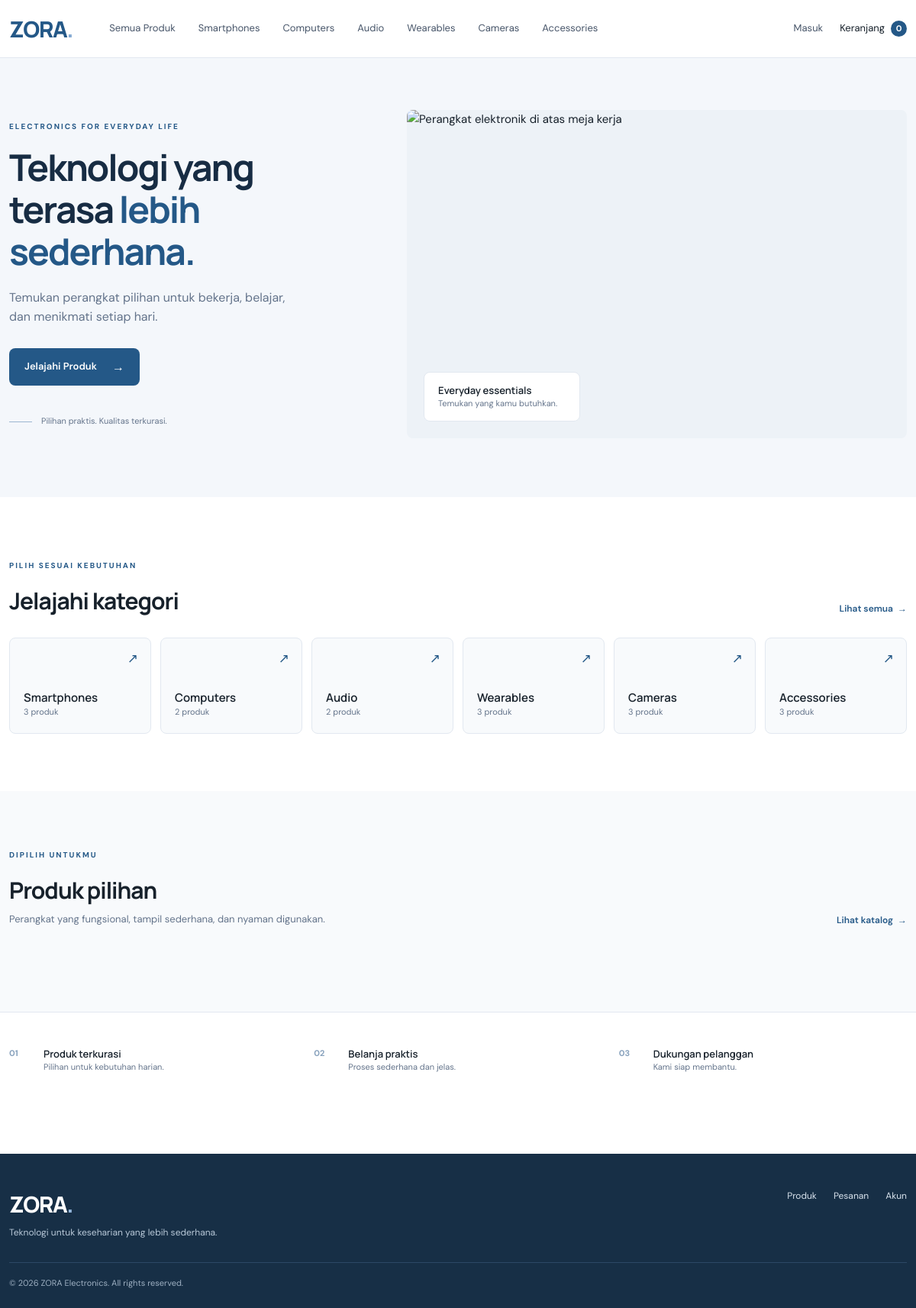
The page / on the database its author committed.
### tables this page shows
CREATE TABLE IF NOT EXISTS categories (
    id BIGINT UNSIGNED NOT NULL AUTO_INCREMENT,
    name VARCHAR(100) NOT NULL,
    slug VARCHAR(120) NOT NULL,
    description TEXT DEFAULT NULL,
    image_url VARCHAR(500) DEFAULT NULL,
    is_active TINYINT(1) NOT NULL DEFAULT 1,
    sort_order INT NOT NULL DEFAULT 0,
    created_at TIMESTAMP NOT NULL DEFAULT CURRENT_TIMESTAMP,
    updated_at TIMESTAMP NOT NULL DEFAULT CURRENT_TIMESTAMP
        ON UPDATE CURRENT_TIMESTAMP,
    PRIMARY KEY (id),
    UNIQUE KEY uq_categories_slug (slug),
    KEY idx_categories_active_sort (is_active, sort_order)
);

### app/helpers/functions.php (called while the page is built, shortened)
<?php
function public_base_path()
{
    $lokasiIndex = '/index.php';
    if (isset($_SERVER['SCRIPT_NAME'])) {
        $lokasiIndex = $_SERVER['SCRIPT_NAME'];
    }
    $lokasiIndex = str_replace('\\', '/', $lokasiIndex);
    $folder = dirname($lokasiIndex);
    $folder = str_replace('\\', '/', $folder);
    if ($folder === '.' || $folder === '/' || $folder === '') {
        return '';
    }
    return rtrim($folder, '/');
}
function base_url($tujuan = '')
{
    $pisah = explode('?', $tujuan, 2);
    $halaman = trim($pisah[0], '/');
    if ($halaman === '') {
        $halaman = 'home';
    }
    $bagian = explode('/', $halaman);
    $bagianAman = [];
    foreach ($bagian as $satu) {
        $bagianAman[] = rawurlencode($satu);
    }
    $link = public_base_path() . '/index.php?url=' . implode('/', $bagianAman);
    if (isset($pisah[1]) && $pisah[1] !== '') {
        $link = $link . '&' . ltrim($pisah[1], '&');
    }
    return $link;
}
function asset($namaFile)
{
    $namaFile = str_replace('\\', '/', $namaFile);
    $namaFile = ltrim($namaFile, '/');
    return public_base_path() . '/assets/' . $namaFile;
}
function e($nilai)
{
    return htmlspecialchars((string) $nilai, ENT_QUOTES, 'UTF-8');
}
function render($namaHalaman, $data = [])
{
    $fileView = __DIR__ . '/../views/' . $namaHalaman . '.php';
    require __DIR__ . '/../views/layouts/header.php';
    require $fileView;
    require __DIR__ . '/../views/layouts/footer.php';
}

### app/controllers/HomeController.php (called while the page is built)
<?php
class HomeController
{
    public function index()
    {
        $produkUnggulan = Product::featured(4);
        $kategori = Category::all();
        render('home/index', [
            'pageTitle'  => 'ZORA — Electronics for Everyday Life',
            'featured'   => $produkUnggulan,
            'categories' => $kategori,
        ]);
    }
}

### app/helpers/auth.php (called while the page is built, shortened)
<?php
function is_logged_in()
{
    if (!isset($_SESSION['user']['id'])) {
        return false;
    }
    return !empty($_SESSION['user']['id']);
}

### app/models/Cart.php (called while the page is built, shortened)
<?php
class Cart
{
    private static function cartId()
    {
        $pdo = db();
        $userId = null;
        $sessionId = session_id();
        if ($userId !== null) {
            $sql = "SELECT id FROM carts
                    WHERE user_id = :user_id
                      AND status = 'active'
                    ORDER BY id DESC
                    LIMIT 1";
            $query = $pdo->prepare($sql);
            $query->execute(['user_id' => $userId]);
        } else {
            $sql = "SELECT id FROM carts
                    WHERE session_id = :session_id
                      AND status = 'active'
                    ORDER BY id DESC
                    LIMIT 1";
            $query = $pdo->prepare($sql);
            $query->execute(['session_id' => $sessionId]);
        }
        $cartId = $query->fetchColumn();
        $sql = "INSERT INTO carts (user_id, session_id, status)
                VALUES (:user_id, :session_id, 'active')";
        $query = $pdo->prepare($sql);
        $query->execute([
            'user_id'    => $userId,
            'session_id' => $sessionId,
        ]);
        return (int) $pdo->lastInsertId();
    }
    public static function items()
    {
        $pdo = db();
        $cartId = self::cartId();
        $sql = "SELECT
                    ci.id        AS item_id,
                    ci.quantity,
                    ci.unit_price,
                    p.id         AS product_id,
                    p.name,
                    p.slug,
                    p.sku,
                    p.image_url,
                    p.stock,
                    p.status,
                    p.price
                FROM cart_items ci
                JOIN products p ON p.id = ci.product_id
                WHERE ci.cart_id = :cart_id
                ORDER BY ci.created_at DESC";
        $query = $pdo->prepare($sql);
        $query->execute(['cart_id' => $cartId]);
        return $query->fetchAll();
    }
    public static function count()
    {
        $daftarBarang = self::items();
        $total = 0;
        return $total;
    }
}

### app/models/Category.php (called while the page is built, shortened)
<?php
class Category
{
    public static function all($hanyaAktif = true)
    {
        $pdo = db();
        $sql = "SELECT
                    c.id,
                    c.name,
                    c.slug,
                    c.description,
                    c.is_active,
                    c.sort_order,
                    (
                        SELECT COUNT(*)
                        FROM products p
                        WHERE p.category_id = c.id
                          AND p.status = 'active'
                    ) AS product_count
                FROM categories c";
        if ($hanyaAktif === true) {
            $sql = $sql . " WHERE c.is_active = 1";
        }
        $sql = $sql . " ORDER BY c.sort_order ASC, c.name ASC";
        $data = $pdo->query($sql);
        return $data->fetchAll();
    }
}

### app/views/home/index.php (the view, shortened to what this page needs)
<section class="hero-section">
    <div class="container hero-grid">
        <div class="hero-copy">
            <span class="eyebrow">ELECTRONICS FOR EVERYDAY LIFE</span>
            <h1>Teknologi yang terasa <em>lebih sederhana.</em></h1>
            <p>Temukan perangkat pilihan untuk bekerja, belajar, dan menikmati setiap hari.</p>
            <a class="btn-zora" href="<?= base_url('products') ?>">Jelajahi Produk <span>→</span></a>
            <div class="hero-note">
                <span class="note-line"></span> Pilihan praktis. Kualitas terkurasi.
            </div>
        </div>
        <div class="hero-visual">
            <img src="https://images.unsplash.com/photo-1498049794561-7780e7231661?auto=format&fit=crop&w=1400&q=90"
                 alt="Perangkat elektronik di atas meja kerja"
                 fetchpriority="high"
                 width="700" height="430">
            <div class="hero-chip">
                <strong>Everyday essentials</strong>
                <span>Temukan yang kamu butuhkan.</span>
            </div>
        </div>
    </div>
</section>
<section class="category-section container">
    <div class="section-heading">
        <div>
            <span class="eyebrow">PILIH SESUAI KEBUTUHAN</span>
            <h2>Jelajahi kategori</h2>
        </div>
        <a class="text-link" href="<?= base_url('products') ?>">Lihat semua <span>→</span></a>
    </div>
    <div class="category-grid">
        <?php foreach ($categories as $category): ?>
            <a class="category-card" href="<?= base_url('products?category=' . urlencode($category['slug'])) ?>">
                <span><?= e($category['name']) ?></span>
                <small><?= (int) $category['product_count'] ?> produk</small>
                <b>↗</b>
            </a>
        <?php endforeach; ?>
    </div>
</section>
<section class="featured-section">
    <div class="container">
        <div class="section-heading">
            <div>
                <span class="eyebrow">DIPILIH UNTUKMU</span>
                <h2>Produk pilihan</h2>
                <p>Perangkat yang fungsional, tampil sederhana, dan nyaman digunakan.</p>
            </div>
            <a class="text-link" href="<?= base_url('products') ?>">Lihat katalog <span>→</span></a>
        </div>
    </div>
</section>
<section class="service-strip container">
    <div>
        <span>01</span>
        <strong>Produk terkurasi</strong>
        <small>Pilihan untuk kebutuhan harian.</small>
    </div>
    <div>
        <span>02</span>
        <strong>Belanja praktis</strong>
        <small>Proses sederhana dan jelas.</small>
    </div>
    <div>
        <span>03</span>
        <strong>Dukungan pelanggan</strong>
        <small>Kami siap membantu.</small>
    </div>
</section>

### public/index.php (shortened to what this page needs)
<?php
require_once __DIR__ . '/../app/helpers/functions.php';
require_once __DIR__ . '/../app/helpers/auth.php';
$bagian1 = '';
if ($bagian1 === '') {
    $bagian1 = 'home';
}
try {
    if ($bagian1 === 'home') {
        $controller = new HomeController();
        $controller->index();
    }
    elseif ($bagian1 === 'login') {
        $controller = new AuthController();
        $controller->login();
    }
    elseif ($bagian1 === 'register') {
        $controller = new AuthController();
        $controller->register();
    }
    elseif ($bagian1 === 'logout') {
        $controller = new AuthController();
        $controller->logout();
    }
    elseif ($bagian1 === 'account') {
        require_login();
        render('account/index', ['pageTitle' => 'Akun Saya']);
    }
    else {
        http_response_code(404);
        render('home/not-found', ['pageTitle' => 'Halaman Tidak Ditemukan']);
    }
} catch (Throwable $e) {
    error_log('[ZORA application] ' . $e->getMessage());
    http_response_code(500);
    echo '<!doctype html>
    <html lang="id">
    <head><meta charset="utf-8"><title>Terjadi Kesalahan</title></head>
    <body style="font-family:Arial,sans-serif;padding:40px">
        <h1>Terjadi kesalahan</h1>
        <p>Permintaan belum dapat diproses. Silakan coba kembali.</p>
        <a href="' . e(base_url('home')) . '">Kembali ke beranda</a>
    </body>
    </html>';
}

### app/views/layouts/header.php (shortened to what this page needs)
<?php
$cartCount = 0;
if (class_exists('Cart')) {
    $cartCount = Cart::count();
}
$lokasiStyle = __DIR__ . '/../../../public/assets/css/style.css';
$lokasiResponsive = __DIR__ . '/../../../public/assets/css/responsive.css';
$versiStyle = is_file($lokasiStyle) ? filemtime($lokasiStyle) : time();
$versiResponsive = is_file($lokasiResponsive) ? filemtime($lokasiResponsive) : time();
?>
<!doctype html>
<html lang="id">
<head>
    <link href="https://cdn.jsdelivr.net/npm/bootstrap@5.3.3/dist/css/bootstrap.min.css" rel="stylesheet">
    <link href="https://cdn.jsdelivr.net/npm/bootstrap-icons@1.11.3/font/bootstrap-icons.min.css" rel="stylesheet">
    <link href="<?= asset('css/style.css') ?>?v=<?= $versiStyle ?>" rel="stylesheet">
    <link href="<?= asset('css/responsive.css') ?>?v=<?= $versiResponsive ?>" rel="stylesheet">
</head>
<body>
<?php require __DIR__ . '/navbar.php'; ?>
<main class="site-main">

### app/views/layouts/navbar.php (shortened to what this page needs)
<?php
$namaDepan = '';
if (is_admin()) {
    $linkAkun = base_url('admin');
} else {
    $linkAkun = base_url('account');
}
?>
<header class="site-header">
  <div class="container header-inner">
    <a class="brand" href="<?= base_url('home') ?>" aria-label="ZORA Home">ZORA<span>.</span></a>
    <nav class="main-nav">
      <a href="<?= base_url('products') ?>">Semua Produk</a>
      <a href="<?= base_url('products?category=smartphones') ?>">Smartphones</a>
      <a href="<?= base_url('products?category=computers') ?>">Computers</a>
      <a href="<?= base_url('products?category=audio') ?>">Audio</a>
      <a href="<?= base_url('products?category=wearables') ?>">Wearables</a>
      <a href="<?= base_url('products?category=cameras') ?>">Cameras</a>
      <a href="<?= base_url('products?category=accessories') ?>">Accessories</a>
    </nav>
    <div class="header-actions">
      <?php if (is_logged_in()): ?>
        <a class="header-account" href="<?= $linkAkun ?>">
          <?= e($namaDepan) ?>
        </a>
      <?php else: ?>
        <a class="header-account" href="<?= base_url('login') ?>">Masuk</a>
      <?php endif; ?>
      <a class="header-cart" href="<?= base_url('cart') ?>" aria-label="Keranjang">
        Keranjang <span><?= (int) $cartCount ?></span>
      </a>
    </div>
  </div>
</header>

### app/views/layouts/footer.php (shortened to what this page needs)
</main>
<footer class="site-footer">
    <div class="container footer-inner">
        <div>
            <a class="brand brand-light" href="<?= base_url() ?>" aria-label="ZORA Home">ZORA<span>.</span></a>
            <p>Teknologi untuk keseharian yang lebih sederhana.</p>
        </div>
        <div class="footer-links">
            <a href="<?= base_url('products') ?>">Produk</a>
            <a href="<?= base_url('orders') ?>">Pesanan</a>
            <a href="<?= base_url('account') ?>">Akun</a>
        </div>
        <small>© <?= date('Y') ?> ZORA Electronics. All rights reserved.</small>
    </div>
</footer>
</body>
</html>

### rows shown on the page
categories: name "Smartphones", product_count "3"
categories: name "Computers", product_count "2"
categories: name "Audio", product_count "2"
categories: name "Wearables", product_count "3"
categories: name "Cameras", product_count "3"
categories: name "Accessories", product_count "3"

### other values the page prints
$cartCount "0"
